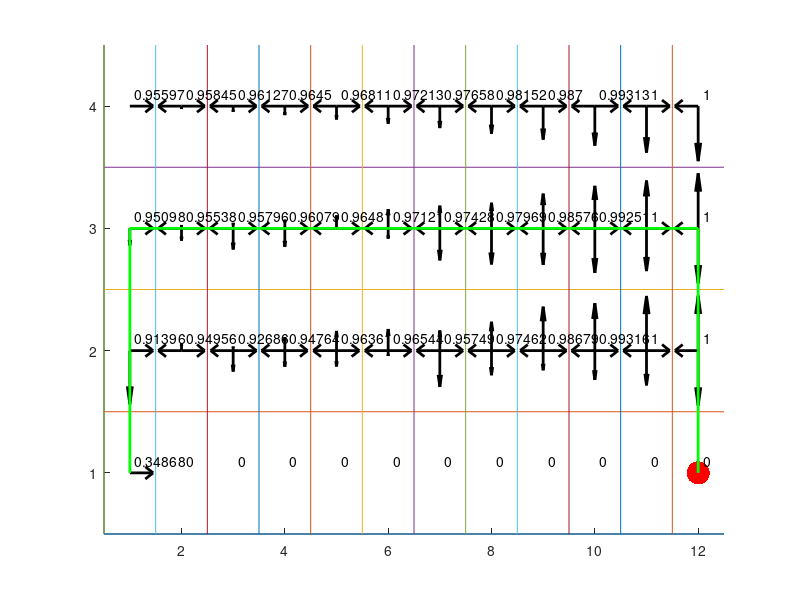
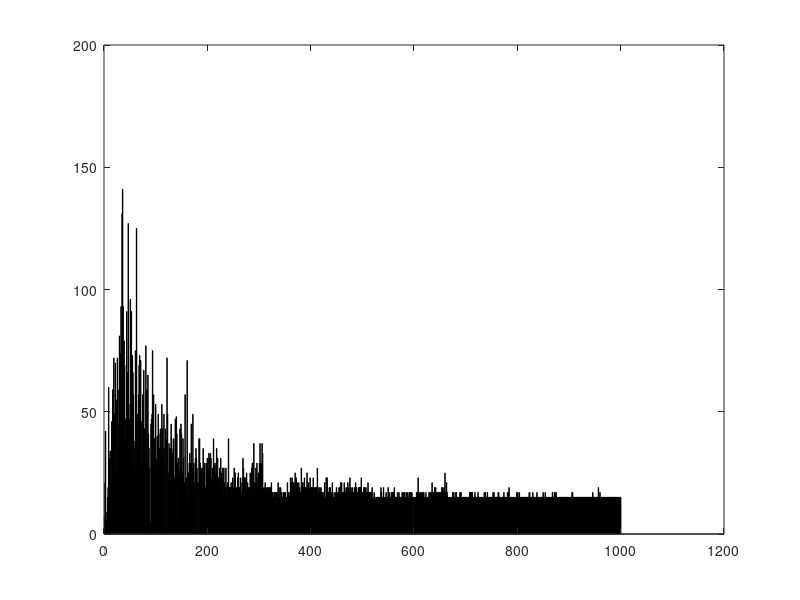

These charts were generated, in order, by the following MATLAB code:

close all
clear all
clc

showAnim=0;

a=0.1; %alpha
g=0.9; %gamma

epsilon=0.1;

n_episodes=1000;

w = 12; % grid size width
h = 4;  % grid size height

G = [12 1]; %goal (terminal state)
C = [2 1; 3 1; 4 1; 5 1; 6 1; 7 1; 8 1; 9 1; 10 1; 11 1]; %cliff (terminal states)

R=zeros(w,h);
for i=1:w
    for j=1:h
        R(i,j)=-1;
    end
end
for i=1:length(C)
    R(C(i, 1), C(i, 2)) = -100;
end
%R(G(1),G(2))=0;
Q=zeros(w,h,4);% 4 = the four directions you can move in (movedir)
for i=1:w
    for j=1:h
        for k=1:4
            if k==1 % up
                if j==h
                    Q(i, j, k) = -100;
                end
            end
            if k==2 % down
                if j==1 && i == 1
                    Q(i, j, k) = -100;
                end
            end
            if k==3 % left
                if i==1
                    Q(i, j, k) = -100;
                end
            end
            if k==4 % right
                if i==w
                    Q(i, j, k) = -100;
                end
            end
        end
    end
end

move_to=[0 1; 0 -1; -1 0; 1 0];

E=linspace(epsilon,0,n_episodes);

for episode=1:n_episodes

    s=[];
    s(1,:)=[1 1];
    
    epsilon=E(episode); %epsilon decays from initial value to 0
    
    if showAnim==1
        figure(1)
        cla
        axis([0.5 w+0.5 0.5 h+0.5])
        hold on
        for i=1:h
            plot([0.5 w+0.5],[i-0.5 i-0.5]);
        end;
        for i=1:w
            plot([i-0.5 i-0.5],[0.5 h+0.5]);
        end;
        plot(s(1,1),s(1,2),'g.','markersize',50);
        plot(G(1,1),G(1,2),'r.','markersize',50);
        for i1=1:w
            for i2=1:h
                str=num2str(max(Q(i1,i2,:)));
                text(i1+0.1,i2+0.1,str);
                quiver([i1 i1 i1 i1],[i2 i2 i2 i2],0.5*[0 0 -Q(i1,i2,3) Q(i1,i2,4)]/max(Q(i1,i2,:)),0.5*[Q(i1,i2,1) -Q(i1,i2,2) 0 0]/max(Q(i1,i2,:)),'k','linewidth',2);
            end;
        end;
    end;

    
    t=1;
    running = true;
    while running
        
        if rand<epsilon
            rn=randperm(4);%random move - four directions
            s(t+1,:)=s(t,:)+move_to(rn(1),:);
        else
            if  max(Q(s(t,1),s(t,2),:))==0
                rn=randperm(4);%random move - four directions
                s(t+1,:)=s(t,:)+move_to(rn(1),:);
            else
                [Y,I]=max(Q(s(t,1),s(t,2),:));
                s(t+1,:)=s(t,:)+move_to(I,:);
            end;
        end;
        
        if s(t+1,1)<1 || s(t+1,1)>w || s(t+1,2)<1 || s(t+1,2)>h
            s(t+1,:)=s(t,:);
        else
            
            dmov=s(t+1,:)-s(t,:);
            if dmov(1)==0 && dmov(2)==1
                movdir(t)=1;
            elseif dmov(1)==0 && dmov(2)==-1
                movdir(t)=2;
            elseif dmov(1)==-1 && dmov(2)==0
                movdir(t)=3;
            elseif dmov(1)==1 && dmov(2)==0
                movdir(t)=4;
            else
                movdir(t)=0;
            end;                 
            
            if t>1
                if movdir(t)~=0  && movdir(t-1)~=0
                    Qa=Q(s(t,1),s(t,2),movdir(t));
                    Qt=Q(s(t-1,1),s(t-1,2),movdir(t-1));
                    Q(s(t-1,1),s(t-1,2),movdir(t-1))=Qt + a*(R(s(t,1),s(t,2))+g*Qa-Qt);
                end;
            end;           

            
            if showAnim==1
                figure(1)
                cla
                axis([0.5 w+0.5 0.5 h+0.5])
                hold on
                for i=1:h
                    plot([0.5 w+0.5],[i-0.5 i-0.5]);
                end;
                for i=1:w
                    plot([i-0.5 i-0.5],[0.5 h+0.5]);
                end;
                plot(G(1,1),G(1,2),'r.','markersize',50);
                plot(s(t+1,1),s(t+1,2),'g.','markersize',50);
                
                for i1=1:w
                    for i2=1:h
                        str=num2str(max(Q(i1,i2,:)));
                        text(i1+0.1,i2+0.1,str);
                        quiver([i1 i1 i1 i1],[i2 i2 i2 i2],0.5*[0 0 -Q(i1,i2,3) Q(i1,i2,4)]/max(Q(i1,i2,:)),0.5*[Q(i1,i2,1) -Q(i1,i2,2) 0 0]/max(Q(i1,i2,:)),'k','linewidth',2);
                    end;
                end;
            end;
            %pause(0.001)

            for i=1:length(C)
                if sum(abs(s(t+1,:) - C(i,:))) == 0 % fell off cliff
                    Qt=Q(s(t,1),s(t,2),movdir(t));
                    Q(s(t,1),s(t,2),movdir(t))=Qt + a*(R(s(t+1,1),s(t+1,2))-Qt);
                    
                    PL(episode)=t;
                    %break;
                    running = false;
                end
            end
            if sum(abs(s(t+1,:) - G)) == 0 % reached goal
                Qt=Q(s(t,1),s(t,2),movdir(t));
                Q(s(t,1),s(t,2),movdir(t))=Qt + a*(R(s(t+1,1),s(t+1,2))-Qt);
                
                PL(episode)=t;
                %break;
                running = false;
            else
                t=t+1;
            end;
        end;

    end;
    %episode
end;

Q = normalize(Q, 'range');
for i=1:w
    for j=1:h
        for k=1:4
            if j==1 && i ~= 1
                Q(i, j, k) = 0;
            end
        end
    end
end

if showAnim==0
    figure
    axis([0.5 w+0.5 0.5 h+0.5])
    hold on
    
    for i=1:h
        plot([0.5 w+0.5],[i-0.5 i-0.5]);
    end;
    for i=1:w
        plot([i-0.5 i-0.5],[0.5 h+0.5]);
    end;
    
    plot(G(1,1),G(1,2),'r.','markersize',50);
    for i1=1:w
        for i2=1:h
            str=num2str(max(Q(i1,i2,:)));
            text(i1+0.1,i2+0.1,str);
            quiver([i1 i1 i1 i1],[i2 i2 i2 i2],0.5*[0 0 -Q(i1,i2,3) Q(i1,i2,4)]/max(Q(i1,i2,:)),0.5*[Q(i1,i2,1) -Q(i1,i2,2) 0 0]/max(Q(i1,i2,:)),'k','linewidth',2);
        end;
    end;
end;

figure(1)
plot(s(:,1),s(:,2),'g','linewidth',2)

figure
bar(PL)
